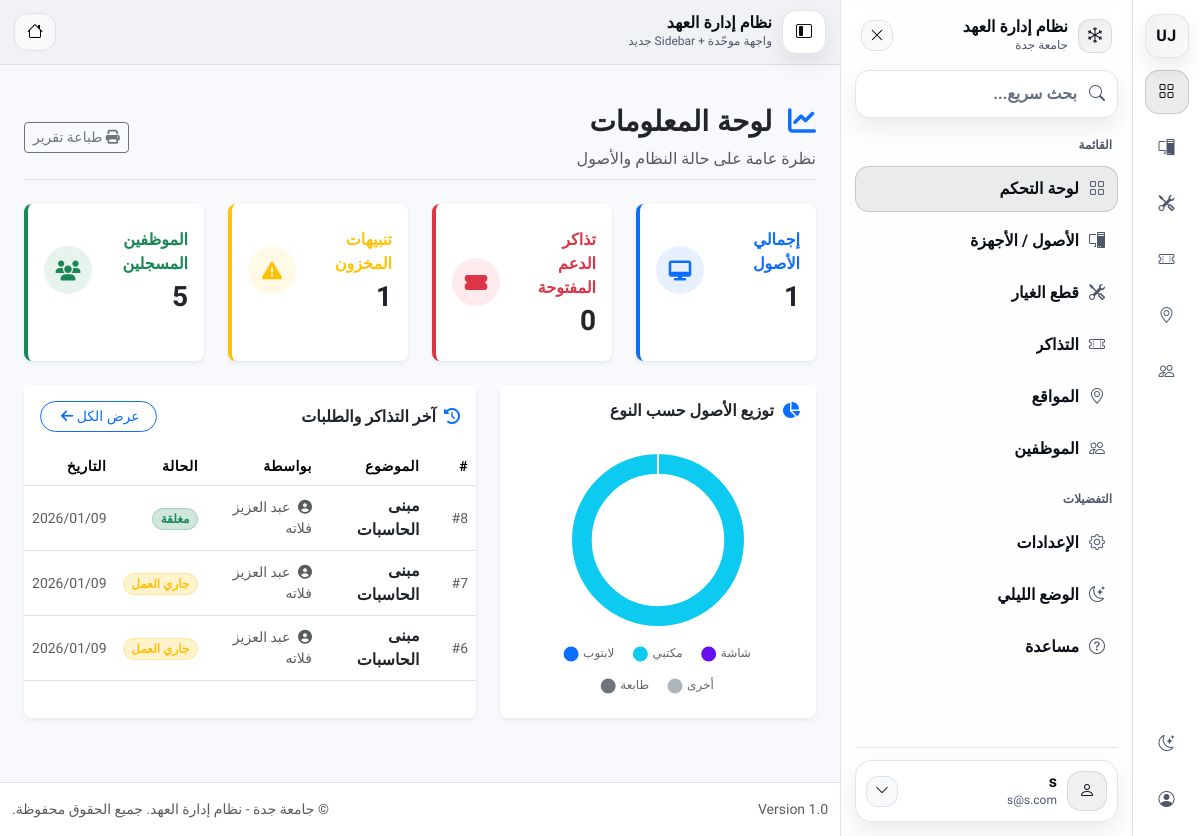
/index.php?page=dashboard/index (signed in), run on the app's committed database.
### tables this page shows
CREATE TABLE `spare_parts` (
  `id` int(11) NOT NULL,
  `name` varchar(100) NOT NULL,
  `part_number` varchar(50) DEFAULT NULL,
  `quantity` int(11) DEFAULT 0,
  `min_quantity` int(11) DEFAULT 5,
  `location_id` int(11) DEFAULT NULL,
  `location` varchar(100) DEFAULT NULL,
  `description` text DEFAULT NULL,
  `created_at` datetime DEFAULT current_timestamp()
);

CREATE TABLE `tickets` (
  `id` int(11) NOT NULL,
  `ticket_no` varchar(20) DEFAULT NULL,
  `created_by` int(11) NOT NULL,
  `asset_id` int(11) DEFAULT NULL,
  `location_id` int(10) UNSIGNED DEFAULT NULL,
  `subject` varchar(255) NOT NULL,
  `description` text NOT NULL,
  `status` varchar(50) DEFAULT 'Open',
  `priority` varchar(50) DEFAULT 'Medium',
  `category_id` int(10) UNSIGNED DEFAULT NULL,
  `contact_info` varchar(255) DEFAULT NULL,
  `assigned_to` int(11) DEFAULT NULL,
  `created_at` datetime DEFAULT current_timestamp(),
  `updated_at` datetime NOT NULL DEFAULT current_timestamp() ON UPDATE current_timestamp(),
  `closed_at` datetime DEFAULT NULL,
  `team` varchar(50) NOT NULL DEFAULT 'field_it',
  `requested_for_user_id` int(11) DEFAULT NULL
);

CREATE TABLE `users` (
  `id` int(11) NOT NULL,
  `username` varchar(50) NOT NULL,
  `email` varchar(100) NOT NULL,
  `password` varchar(255) NOT NULL,
  `role` enum('super_admin','manager','user') NOT NULL DEFAULT 'user',
  `created_at` datetime DEFAULT current_timestamp(),
  `job_title` varchar(100) DEFAULT NULL,
  `department` varchar(100) DEFAULT NULL,
  `phone` varchar(20) DEFAULT NULL,
  `avatar` varchar(255) DEFAULT 'default_avatar.png',
  `lang` varchar(5) DEFAULT 'ar',
  `dark_mode` tinyint(1) DEFAULT 0,
  `name` varchar(100) DEFAULT 'User',
  `manager_id` int(11) DEFAULT NULL,
  `is_active` tinyint(1) NOT NULL DEFAULT 1
);

### app/controllers/DashboardController.php (called while the page is built, shortened)
<?php
class DashboardController extends Controller {
    private $assetModel;
    private $ticketModel;
    private $userModel;
    private $sparePartModel;
    public function __construct(){
        $this->assetModel = $this->model('Asset');
        $this->ticketModel = $this->model('Ticket');
        $this->userModel = $this->model('User');
        $this->sparePartModel = $this->model('SparePart');
    }
    public function index(){
        $all_assets = $this->assetModel->getAllAssets();
        $all_tickets = $this->ticketModel->getAll();
        $all_parts = $this->sparePartModel->getAll();
        $assets_count = count($all_assets);
        $open_tickets = 0;
        $low_stock = 0;
        if(!empty($all_parts)){
            foreach($all_parts as $part){
                if($part->quantity <= 5) $low_stock++;
            }
        }
        $asset_types = [
            'Laptop' => 0, 'Desktop' => 0, 'Monitor' => 0, 'Printer' => 0, 'Other' => 0
        ];
        if(!empty($all_assets)){
            foreach($all_assets as $asset){
                if(isset($asset_types[$asset->type])){
                    $asset_types[$asset->type]++;
                } else {
                    $asset_types['Other']++;
                }
            }
        }
        $data = [
            'title' => 'لوحة التحكم',
            'assets_count' => $assets_count,
            'tickets_count' => $open_tickets,
            'users_count' => $this->userModel->getUserCount(),
            'low_stock' => $low_stock,
            'asset_chart_data' => $asset_types,
            'recent_tickets' => array_slice($all_tickets, 0, 5)
        ];
        $this->view('dashboard/index', $data);
    }
}

### app/libraries/Database.php (called while the page is built, shortened)
<?php
class Database {
    private $host = 'localhost';
    private $user = 'root';
    private $pass = '';
    private $dbname = 'it_inventory';
    private $dbh;
    private $stmt;
    public function __construct() {
        $dsn = 'mysql:host=' . $this->host . ';dbname=' . $this->dbname;
        $options = array(
            PDO::ATTR_PERSISTENT => true,
            PDO::ATTR_ERRMODE => PDO::ERRMODE_EXCEPTION
        );
        try {
            $this->dbh = new PDO($dsn, $this->user, $this->pass, $options);
        } catch(PDOException $e) {
            $this->error = $e->getMessage();
            echo $this->error;
        }
    }
    public function query($sql) {
        $this->stmt = $this->dbh->prepare($sql);
    }
    public function execute() {
        return $this->stmt->execute();
    }
    public function resultSet() {
        $this->execute();
        return $this->stmt->fetchAll(PDO::FETCH_OBJ);
    }
}

### app/models/SparePart.php (called while the page is built, shortened)
<?php
class SparePart
{
  private $db;
  public function __construct()
  {
    $this->db = new Database();
  }
  public function getAll()
  {
    $this->db->query("SELECT * FROM spare_parts ORDER BY created_at DESC");
    return $this->db->resultSet();
  }
}

### app/models/Ticket.php (called while the page is built, shortened)
<?php
class Ticket
{
    private $db;
    public function __construct()
    {
        $this->db = new Database;
    }
    private function baseSelectSql(): string
{
  return "
    SELECT
      t.*,
      u.name AS user_name,
      u.email AS user_email,
      rf.name AS requested_for_name,
      au.name AS assigned_to_name,
      a.asset_tag,
      a.brand,
      a.model,
      /* عدّادات السجل/المرفقات */
      (SELECT COUNT(*) FROM ticket_updates tu WHERE tu.ticket_id = t.id) AS updates_count,
      (SELECT COUNT(*) FROM ticket_attachments ta WHERE ta.ticket_id = t.id) AS attachments_count
    FROM tickets t
    JOIN users u ON t.created_by = u.id
    LEFT JOIN users rf ON t.requested_for_user_id = rf.id
    LEFT JOIN users au ON t.assigned_to = au.id
    LEFT JOIN assets a ON t.asset_id = a.id
  ";
}
    public function getAll()
    {
        $sql = $this->baseSelectSql() . " ORDER BY t.created_at DESC";
        $this->db->query($sql);
        return $this->db->resultSet();
    }
}

### app/views/dashboard/index.php (the view, shortened to what this page needs)
<?php require APPROOT . '/views/includes/header.php'; ?>
<div class="container fade-in py-4">
    <div class="d-flex justify-content-between align-items-center mb-4 border-bottom pb-2">
        <div>
            <h1 class="h3 text-dark fw-bold" style="font-family: 'Tajawal', sans-serif;">
                <i class="fas fa-chart-line text-primary ms-2"></i> لوحة المعلومات
            </h1>
            <p class="text-muted mb-0">نظرة عامة على حالة النظام والأصول</p>
        </div>
        <div>
            <button type="button" class="btn btn-outline-secondary btn-sm" onclick="window.print()">
                <i class="fas fa-print"></i> طباعة تقرير
            </button>
        </div>
    </div>
    <div class="row g-4 mb-4">
        <div class="col-xl-3 col-md-6">
            <div class="card border-0 shadow-sm h-100 py-2 border-start border-4 border-primary">
                <div class="card-body">
                    <div class="row no-gutters align-items-center">
                        <div class="col mr-2">
                            <div class="text-xs fw-bold text-primary text-uppercase mb-1">إجمالي الأصول</div>
                            <div class="h3 mb-0 fw-bold text-dark"><?php echo $data['assets_count']; ?></div>
                        </div>
                        <div class="col-auto">
                            <div class="icon-circle bg-primary-light text-primary">
                                <i class="fas fa-desktop fa-lg"></i>
                            </div>
                        </div>
                    </div>
                </div>
            </div>
        </div>
        <div class="col-xl-3 col-md-6">
            <div class="card border-0 shadow-sm h-100 py-2 border-start border-4 border-danger">
                <div class="card-body">
                    <div class="row no-gutters align-items-center">
                        <div class="col mr-2">
                            <div class="text-xs fw-bold text-danger text-uppercase mb-1">تذاكر الدعم المفتوحة</div>
                            <div class="h3 mb-0 fw-bold text-dark"><?php echo $data['tickets_count']; ?></div>
                        </div>
                        <div class="col-auto">
                            <div class="icon-circle bg-danger-light text-danger">
                                <i class="fas fa-ticket-alt fa-lg"></i>
                            </div>
                        </div>
                    </div>
                </div>
            </div>
        </div>
        <div class="col-xl-3 col-md-6">
            <div class="card border-0 shadow-sm h-100 py-2 border-start border-4 border-warning">
                <div class="card-body">
                    <div class="row no-gutters align-items-center">
                        <div class="col mr-2">
                            <div class="text-xs fw-bold text-warning text-uppercase mb-1">تنبيهات المخزون</div>
                            <div class="h3 mb-0 fw-bold text-dark"><?php echo $data['low_stock']; ?></div>
                        </div>
                        <div class="col-auto">
                            <div class="icon-circle bg-warning-light text-warning">
                                <i class="fas fa-exclamation-triangle fa-lg"></i>
                            </div>
                        </div>
                    </div>
                </div>
            </div>
        </div>
        <div class="col-xl-3 col-md-6">
            <div class="card border-0 shadow-sm h-100 py-2 border-start border-4 border-success">
                <div class="card-body">
                    <div class="row no-gutters align-items-center">
                        <div class="col mr-2">
                            <div class="text-xs fw-bold text-success text-uppercase mb-1">الموظفين المسجلين</div>
                            <div class="h3 mb-0 fw-bold text-dark"><?php echo $data['users_count']; ?></div>
                        </div>
                        <div class="col-auto">
                            <div class="icon-circle bg-success-light text-success">
                                <i class="fas fa-users fa-lg"></i>
                            </div>
                        </div>
                    </div>
                </div>
            </div>
        </div>
    </div>
    <div class="row">
        <div class="col-lg-5 mb-4">
            <div class="card shadow-sm border-0 h-100">
                <div class="card-header py-3 bg-white border-bottom-0">
                    <h6 class="m-0 fw-bold text-dark"><i class="fas fa-chart-pie text-primary ms-1"></i> توزيع الأصول حسب النوع</h6>
                </div>
                <div class="card-body">
                    <div class="chart-container" style="position: relative; height:250px; width:100%">
                        <canvas id="myPieChart"></canvas>
                    </div>
                </div>
            </div>
        </div>
        <div class="col-lg-7 mb-4">
            <div class="card shadow-sm border-0 h-100">
                <div class="card-header py-3 bg-white border-bottom-0 d-flex justify-content-between align-items-center">
                    <h6 class="m-0 fw-bold text-dark"><i class="fas fa-history text-primary ms-1"></i> آخر التذاكر والطلبات</h6>
                    <a href="<?php echo URLROOT; ?>/index.php?page=tickets/index" class="btn btn-sm btn-outline-primary rounded-pill px-3">
                        عرض الكل <i class="fas fa-arrow-left ms-1"></i>
                    </a>
                </div>
                <div class="table-responsive">
                    <table class="table align-middle table-hover mb-0">
                        <thead class="bg-light text-muted small">
                            <tr>
                                <th class="ps-4">#</th>
                                <th>الموضوع</th>
                                <th>بواسطة</th>
                                <th>الحالة</th>
                                <th>التاريخ</th>
                            </tr>
                        </thead>
                        <tbody>
                            <?php if(!empty($data['recent_tickets'])): ?>
                                <?php foreach($data['recent_tickets'] as $ticket): ?>
                                <tr>
                                    <td class="ps-4 text-muted small">#<?php echo $ticket->id; ?></td>
                                    <td class="fw-bold text-dark"><?php echo $ticket->subject; ?></td>
                                    <td class="small text-muted">
                                        <i class="fas fa-user-circle ms-1"></i> <?php echo isset($ticket->user_name) ? $ticket->user_name : 'غير محدد'; ?>
                                    </td>
                                    <td>
                                        <?php if($ticket->status == 'Open'): ?>
                                            <span class="badge bg-danger-subtle text-danger border border-danger-subtle rounded-pill">مفتوحة</span>
                                        <?php elseif($ticket->status == 'In Progress'): ?>
                                            <span class="badge bg-warning-subtle text-warning border border-warning-subtle rounded-pill">جاري العمل</span>
                                        <?php else: ?>
                                            <span class="badge bg-success-subtle text-success border border-success-subtle rounded-pill">مغلقة</span>
                                        <?php endif; ?>
                                    </td>
                                    <td class="small text-muted"><?php echo date('Y/m/d', strtotime($ticket->created_at)); ?></td>
                                </tr>
                                <?php endforeach; ?>
                            <?php endif; ?>
                        </tbody>
                    </table>
                </div>
            </div>
        </div>
    </div>
</div>
<script>
var ctx = document.getElementById("myPieChart");
var myPieChart = new Chart(ctx, {
  type: 'doughnut',
  data: {
    labels: ["لابتوب", "مكتبي", "شاشة", "طابعة", "أخرى"],
    datasets: [{
      data: [
          <?php echo $data['asset_chart_data']['Laptop']; ?>,
          <?php echo $data['asset_chart_data']['Desktop']; ?>,
          <?php echo $data['asset_chart_data']['Monitor']; ?>,
          <?php echo $data['asset_chart_data']['Printer']; ?>,
          <?php echo $data['asset_chart_data']['Other']; ?>
      ],
      // استخدام ألوان زرقاء متدرجة تتناسب مع شعار الجامعة
      backgroundColor: ['#0d6efd', '#0dcaf0', '#6610f2', '#6c757d', '#adb5bd'],
      hoverBackgroundColor: ['#0b5ed7', '#31d2f2', '#6f42c1', '#5c636a', '#495057'],
      hoverBorderColor: "rgba(234, 236, 244, 1)",
    }],
  },
  options: {
    maintainAspectRatio: false,
    plugins: {
        legend: {
            position: 'bottom',
            labels: {
                usePointStyle: true,
                padding: 20,
                font: {
                    family: "'Tajawal', sans-serif"
                }
            }
        }
    },
    cutout: '75%', // دائرة أنحف
  },
});
</script>
<?php require APPROOT . '/views/includes/footer.php'; ?>

### data on the page
spare_parts: id "1", min_quantity "5"
tickets: id "8", subject "مبنى الحاسبات", created_by.name "عبد العزيز فلاته", status "مغلقة", created_at "2026/01/09"
tickets: id "7", subject "مبنى الحاسبات", created_by.name "عبد العزيز فلاته", status "جاري العمل", created_at "2026/01/09"
tickets: id "6", subject "مبنى الحاسبات", created_by.name "عبد العزيز فلاته", status "جاري العمل", created_at "2026/01/09"

### other printed values
SITENAME "نظام إدارة العهد"
$userName "s"
$userEmail "s@s.com"
$data['tickets_count'] "0"
chart data {{ $data['asset_chart_data']['Laptop'] }} 0
chart data {{ $data['asset_chart_data']['Monitor'] }} 0
chart data {{ $data['asset_chart_data']['Printer'] }} 0
